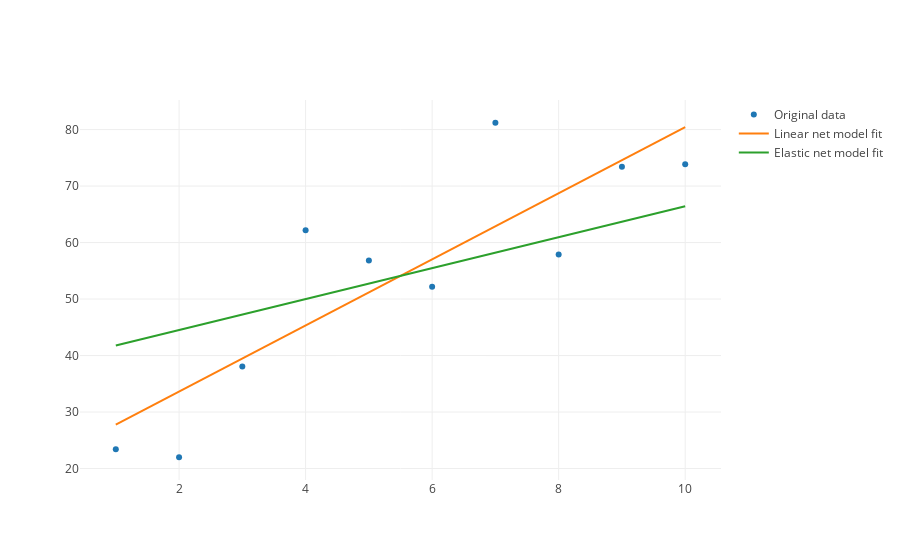

Notebook cell for this chart:
### Code cell
# plot the data & fitted values with plotly
trace0 = go.Scatter(x=X, y=y, mode='markers', name='Original data')
trace1 = go.Scatter(x=X, y=model_linear_fit_line, mode='lines', name='Linear net model fit')
trace2 = go.Scatter(x=X, y=model_elastic_fit_line, mode='lines', name='Elastic net model fit')
plot_data = [trace0, trace1, trace2]
iplot(plot_data)

### Figure 1 — Plotly figure (JSON) as saved in the notebook; plotly's stock layout.template omitted (floating-point values rounded to 4 significant figures)
{"data": [{"mode": "markers", "name": "Original data", "type": "scatter", "uid": "cd99130b-287f-4028-8f77-057bd411fabd", "x": [1, 2, 3, 4, 5, 6, 7, 8, 9, 10], "y": [23.39, 21.99, 38.06, 62.17, 56.81, 52.18, 81.21, 57.88, 73.42, 73.88]}, {"mode": "lines", "name": "Linear net model fit", "type": "scatter", "uid": "b5fb4738-f1f6-4277-b8df-679e8747a9ac", "x": [1, 2, 3, 4, 5, 6, 7, 8, 9, 10], "y": [27.75, 33.61, 39.46, 45.32, 51.17, 57.03, 62.88, 68.73, 74.59, 80.44]}, {"mode": "lines", "name": "Elastic net model fit", "type": "scatter", "uid": "f978b566-7dda-4ad3-9532-3e906f6014d2", "x": [1, 2, 3, 4, 5, 6, 7, 8, 9, 10], "y": [41.76, 44.5, 47.24, 49.99, 52.73, 55.47, 58.21, 60.95, 63.7, 66.44]}], "layout": {}}
